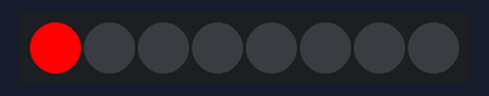
Bench run of a sketch on a simulated Arduino Uno, built with avr-gcc and run on an emulated ATmega328P. On the bench: 8 RGB LEDs in strip order, left to right.

Above: at 0.06 s.
At 0.5 s:
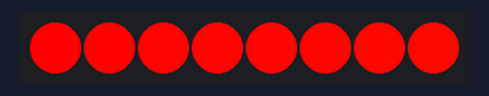
At 12.93 s:
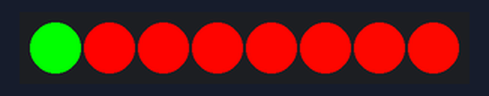
At 13.3 s:
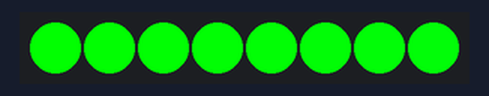
At 26.2 s:
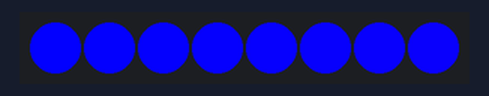
At 38.97 s:
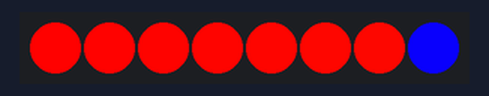
Timing chart, 0 to 40.0 s (numbered marks = the images above):
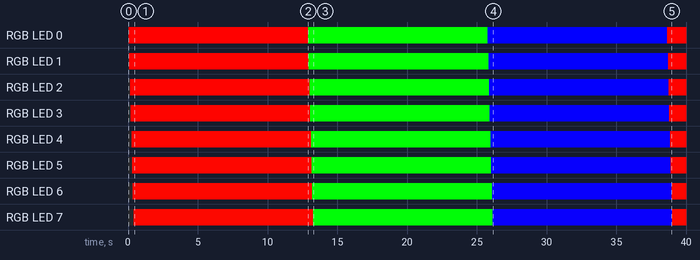

The sketch:

T1_T.ino
```cpp
#include <Adafruit_NeoPixel.h>

#define PIN            6

// How many NeoPixels are attached to the Arduino?
#define NUMPIXELS      8
unsigned int rgbColour[3] = {0, 0, 0};
Adafruit_NeoPixel pixels = Adafruit_NeoPixel(NUMPIXELS, PIN, NEO_GRB + NEO_KHZ800);

void setup() {

  pixels.begin(); // This initializes the NeoPixel library.
}

void loop() {
 // Choose the colours to increment and decrement.
  for (int decColour = 0; decColour < 3; decColour += 1) {
    int incColour = decColour == 2 ? 0 : decColour + 1;

    // cross-fade the two colours.
    for(int i = 0; i < 255; i += 1) {
      rgbColour[decColour] -= 1;
      rgbColour[incColour] += 1;
      int incColour = decColour == 2 ? 0 : decColour + 1;
      pixels.setPixelColor(i, pixels.Color(rgbColour[0], rgbColour[1], rgbColour[2])); // Moderately bright green color.
      //setColourRgb(rgbColour[0], rgbColour[1], rgbColour[2]);
      delay(50);
            pixels.show();
    }
  }
}
```

Measured:
- by itself, RGB LED 0: off → RGB(255, 1, 0) at 0.05 s, → RGB(1, 254, 1) 12.9 s later, → RGB(2, 0, 254) 12.9 s later, → RGB(255, 1, 0) 12.9 s later
- by itself, RGB LED 1: off → RGB(254, 2, 0) at 0.10 s, → RGB(1, 253, 2) 12.9 s later, → RGB(3, 0, 253) 12.9 s later, → RGB(254, 2, 0) 12.9 s later
- by itself, RGB LED 2: off → RGB(253, 3, 0) at 0.15 s, → RGB(1, 252, 3) 12.9 s later, → RGB(4, 0, 252) 12.9 s later, → RGB(253, 3, 0) 12.9 s later
- by itself, RGB LED 3: off → RGB(252, 4, 0) at 0.20 s, → RGB(1, 251, 4) 12.9 s later, → RGB(5, 0, 251) 12.9 s later, → RGB(252, 4, 0) 12.9 s later
- by itself, RGB LED 4: off → RGB(251, 5, 0) at 0.25 s, → RGB(1, 250, 5) 12.9 s later, → RGB(6, 0, 250) 12.9 s later, → RGB(251, 5, 0) 12.9 s later
- by itself, RGB LED 5: off → RGB(250, 6, 0) at 0.30 s, → RGB(1, 249, 6) 12.9 s later, → RGB(7, 0, 249) 12.9 s later, → RGB(250, 6, 0) 12.9 s later
- by itself, RGB LED 6: off → RGB(249, 7, 0) at 0.35 s, → RGB(1, 248, 7) 12.9 s later, → RGB(8, 0, 248) 12.9 s later, → RGB(249, 7, 0) 12.9 s later
- by itself, RGB LED 7: off → RGB(248, 8, 0) at 0.40 s, → RGB(1, 247, 8) 12.9 s later, → RGB(9, 0, 247) 12.9 s later, → RGB(248, 8, 0) 12.9 s later
